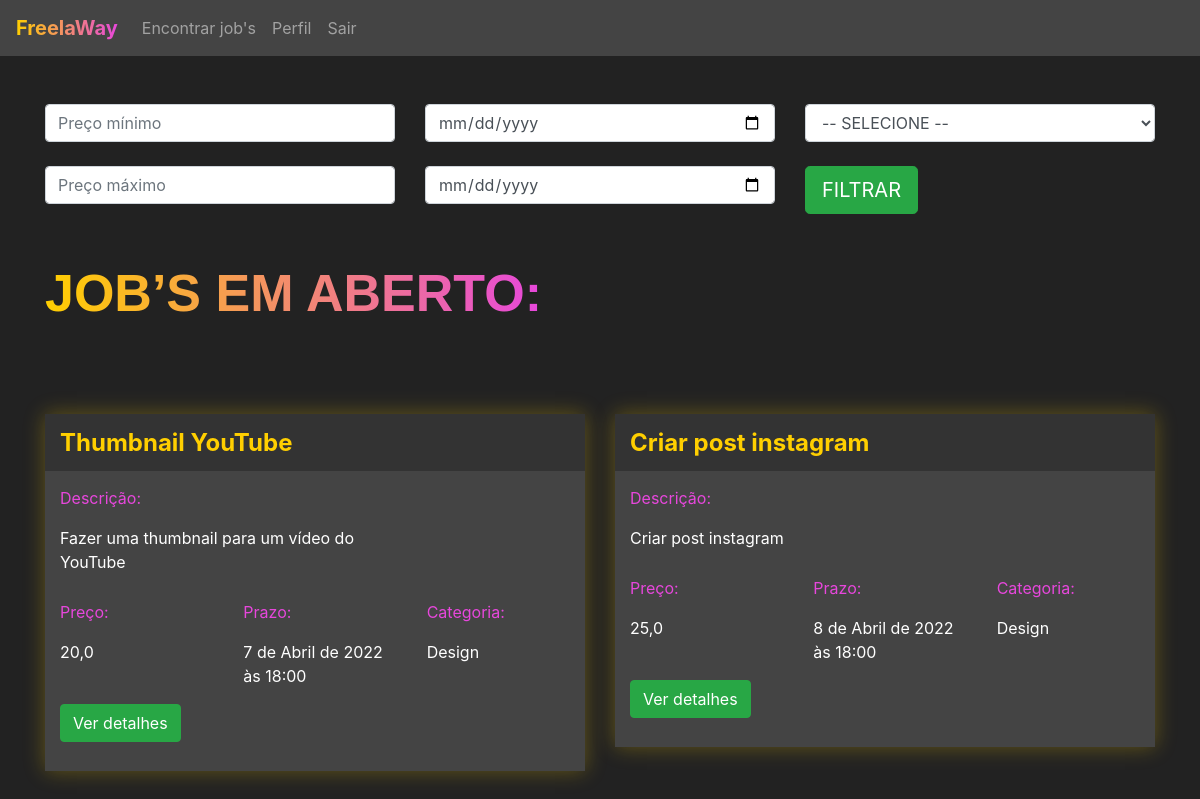
Page /jobs/encontrar_jobs/ (signed in) on the committed database.
### jobs/models.py (models this page shows, shortened)
class Jobs(models.Model):
    categoria_choices = (('D', 'Design'),
                         ('EV', 'Edição de Vídeo'))
    status_choices = (('C', 'Em criação'),
                      ('AA', 'Aguardando aprovação'),
                      ('F', 'Finalizado'))
    titulo = models.CharField(max_length=200)
    descricao = models.TextField()
    categoria = models.CharField(max_length=2, choices=categoria_choices, default="D")
    prazo_entrega = models.DateTimeField()
    preco = models.FloatField()
    referencias = models.ManyToManyField(Referencias)
    profissional = models.ForeignKey(User, on_delete=models.DO_NOTHING, null=True, blank=True)
    reservado = models.BooleanField(default=False)
    status = models.CharField(max_length=2, choices=status_choices, default='C')
    arquivo_final = models.FileField(null=True, blank=True)

### jobs/views.py (the view)
# urls.py: path('encontrar_jobs/', views.encontrar_jobs, name="encontrar_jobs"),
@login_required(login_url='/auth/logar')
def encontrar_jobs(request):
    if request.method == "GET":
        preco_minimo = request.GET.get('preco_minimo')
        preco_maximo = request.GET.get('preco_maximo')
        prazo_minimo = request.GET.get('prazo_minimo')
        prazo_maximo = request.GET.get('prazo_maximo')
        categoria = request.GET.get('categoria')
        if preco_minimo or preco_maximo or prazo_minimo or prazo_maximo or categoria:
            if not preco_minimo:
                preco_minimo = 0
            if not preco_maximo:
                preco_maximo = 999999
            if not prazo_minimo:
                prazo_minimo = datetime(year=1900, month=1, day=1)
            if not prazo_maximo:
                prazo_maximo = datetime(year=3000, month=1, day=1)
            if categoria == '':
                categoria = ['D', 'EV', ]
            elif categoria == 'D':
                categoria = ['D', ]
            elif categoria == "EV":
                categoria = ['EV', ]
            jobs = Jobs.objects \
                .filter(preco__gte=preco_minimo) \
                .filter(preco__lte=preco_maximo) \
                .filter(prazo_entrega__gte=prazo_minimo) \
                .filter(prazo_entrega__lte=prazo_maximo) \
                .filter(categoria__in=categoria) \
                .filter(reservado=False)
        else:
            jobs = Jobs.objects.filter(reservado=False)
        return render(request, 'encontrar_jobs.html', {'jobs': jobs})

### jobs/models.py (called while the page is built)
    def __str__(self) -> str:
        return self.arquivo.url

### jobs/templates/encontrar_jobs.html (shortened to what this page needs)
{% extends 'base.html' %}
{% load static %}
{% block 'head' %}
    <link rel="stylesheet" href="{% static 'jobs/css/encontrar_jobs.css' %}">
{% endblock %}
{% block 'body' %}
    <div class="container">
        <br/>
        <br/>
        <form action="{% url 'encontrar_jobs' %}" method="GET">
            <div class="row">
                <div class="col-sm">
                    <input type="text" class="form-control" placeholder="Preço mínimo" name="preco_minimo">
                    <br/>
                    <input type="text" class="form-control" placeholder="Preço máximo" name="preco_maximo">
                </div>
                <div class="col-sm">
                    <input type="date" class="form-control" name="prazo_minimo">
                    <br/>
                    <input type="date" class="form-control" name="prazo_maximo">
                </div>
                <div class="col-sm">
                    <select class="form-control" name="categoria">
                        <option value="">-- SELECIONE --</option>
                    </select>
                    <br/>
                    <input type="submit" class="btn btn-success btn-lg" value="FILTRAR">
                </div>
            </div>
        </form>
        <br/>
        <br/>
        <h2 class="titulo">JOB’S EM ABERTO:</h2>
        <div class="row justify-content-around">
            {% for job in jobs %}
                <div class="col-6 row-card">
                    <div class="card-job">
                        <div class="header-job">
                            <h4 class="titulo-job">{{ job.titulo }}</h4>
                        </div>
                        <div class="body-job">
                            <p class="titulo-body">Descrição:</p>
                            <div style="width: 70%">
                                <p>{{ job.descricao }}</p>
                            </div>
                            <div class="row">
                                <div class="col-4">
                                    <p class="titulo-body">Preço:</p>
                                    <p>{{ job.preco }}</p>
                                </div>
                                <div class="col-4">
                                    <p class="titulo-body">Prazo:</p>
                                    <p>{{ job.prazo_entrega }}</p>
                                </div>
                                <div class="col-4">
                                    <p class="titulo-body">Categoria:</p>
                                    <p>
                                        {% if job.categoria == 'D' %}
                                            Design
                                        {% else %}
                                            Edição de vídeo
                                        {% endif %}
                                    </p>
                                </div>
                            </div>
                            <button class="btn btn-success" data-toggle="modal" data-target="#modal-{{ job.id }}">
                                Ver detalhes
                            </button>
                            <br/>
                            <br/>
                        </div>
                    </div>
                </div>
            {% endfor %}
        </div>
    </div>
{% endblock %}

### templates/base.html (shortened to what this page needs)
<!doctype html>
<html lang="en">
<head>
    {% block 'head' %}
    {% endblock %}
    <link rel="stylesheet" href="https://cdn.jsdelivr.net/npm/bootstrap@4.6.1/dist/css/bootstrap.min.css">
</head>
<body class="fundo">
{% if user.is_authenticated %}
    <nav style="background-color: #444;" class="navbar navbar-expand-lg navbar-dark">
        <a class="navbar-brand" href="/jobs/encontrar_jobs">
            <span class="font-degrade-nav">FreelaWay</span>
        </a>
        <div class="collapse navbar-collapse" id="navbarNav">
            <ul class="navbar-nav">
                <li class="nav-item">
                    <a class="nav-link" href="/jobs/encontrar_jobs">Encontrar job's</a>
                </li>
            </ul>
            <ul class="navbar-nav">
                <li class="nav-item">
                    <a class="nav-link" href="/jobs/perfil">Perfil</a>
                </li>
            </ul>
            <ul class="navbar-nav">
                <li class="nav-item">
                    <a class="nav-link" href="/auth/sair">Sair</a>
                </li>
            </ul>
        </div>
    </nav>
{% endif %}
{% block 'body' %}
{% endblock %}
</body>
</html>

### templates/static/jobs/css/encontrar_jobs.css (style rules this page uses)
.fundo { background-color: #222; color: white; }
.card-job { background-color: #444; box-shadow: 0 0px 20px 0 rgba(255, 207, 0, 0.3); padding: 0; margin-top: 50px; }
.header-job { background-color: #333; width: 100% !important; padding: 5px; padding-left: 15px; }
.row-card { margin-top: 40px; }
.titulo-job { color: #FFCF00; font-weight: bold; margin-top: 10px; }
.body-job { padding: 5px; padding-left: 15px; }
.titulo-body { color: #E747DC; margin-top: 10px; }
.titulo { font-family: Arial, Helvetica, sans-serif; font-weight: bold; font-size: 52px; display: inline; background-image: linear-gradient(90deg, rgba(255, 207, 0, 1) 0%, rgba(231, 71, 220, 1) 100%); background-clip: text; -webkit-background-clip: text; color: transparent; padding-bottom: 10px; }

### templates/base.html (style rules this page uses)
.font-degrade-nav { background-image: linear-gradient(90deg, rgba(255, 207, 0, 1) 0%, rgba(231, 71, 220, 1) 100%); background-clip: text; -webkit-background-clip: text; color: transparent; padding-bottom: 10px; font-size: 20px; font-weight: bold; }

### rows in the picture
Jobs: titulo "Thumbnail YouTube", descricao "Fazer uma thumbnail para um vídeo do YouTube", preco "20,0", prazo_entrega "7 de Abril de 2022 às 18:00", categoria "Design"
Jobs: titulo "Criar post instagram", descricao "Criar post instagram", preco "25,0", prazo_entrega "8 de Abril de 2022 às 18:00", categoria "Design"
